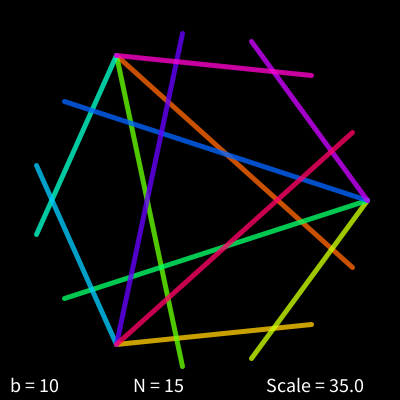
Frame 1 (no input)
Frame 2 (the mouse pressed at the canvas centre, redrawn once): identical to frame 1, image omitted

The Processing sketch that drew this single still picture (run headless with seeded random() and noise(); the mouse was pressed at the canvas centre and the sketch redrawn once):

// Processing sketch: processing_59033
// ── processing_59033.pde

int N = 15;
int b = 10;
float NodeRadius = 35;
boolean childlike = false;
boolean borderCircle = false;

void setup() {
  size(400, 400);
  colorMode(HSB, N, 100, 100);
  background(N);
  noLoop();
  smooth();
}

void draw() {
  background(0);
  fill(0, 0, 100);
  textAlign(BASELINE);
  textSize(20);
  text("b = " + b, 10, height-8);
  text("N = " + N, width/3, height-8);
  text("Scale = " + NodeRadius, 2*width/3, height-8);

  float theta = 2*PI / N;
  float R = N*NodeRadius / PI; //Chosen so 2*N nodes will fit.
  if(borderCircle){noFill();strokeWeight(3);stroke(0,0,50);  ellipse(width/2, height/2, 2*R, 2*R); }
  for (int i=0; i<N; i++)
  {
    float centerx = width/2 + R*cos(i*theta);
    float centery = height/2 + R*sin(i*theta);

    //connection to +1 node
    float centerNx = width/2 + R*cos((i+1)*theta);
    float centerNy = height/2 + R*sin((i+1)*theta);


    //connection to *b node
    float centerBx = width/2 + R*cos((i*b)*theta);
    float centerBy = height/2 + R*sin((i*b)*theta);


    if(borderCircle)
        drawNode(centerx, centery, i);
    //    drawConnection(centerx, centery, centerNx, centerNy, i, false); //draw +1 connection
    drawConnection(centerx, centery, centerBx, centerBy, i, true); //draw *b connection
  }
}

void drawNode(float centerx, float centery, int n)
{
  noStroke();
  fill(n, 100, 100, 200);
  //I didn't plan ahead to include the numbers, so this is a lot of
  //unnecessary recalculations!
  float textx = width/2 + (N+2)*NodeRadius*cos(n*2*PI / N)/PI;
  float texty = height/2 + (N+2)*NodeRadius*sin(n*2*PI / N)/PI;
  textAlign(CENTER, CENTER);
  text(n, textx, texty);
  ellipse(centerx, centery, NodeRadius/3, NodeRadius/3);
}
void drawConnection(float x0, float y0, float x1, float y1, int n, boolean fancy)
{
  if (fancy) {
    stroke(n, 100, 100, 200);
    strokeWeight(min(NodeRadius/3,5));
    if (childlike) {
      float cx0 = (x0+x1)/(2)+N; //control points for bezier curve.
      float cy0 = (y0+y1)/(2)-N; //I'm not satisfied with this choices!
      float cx1 = (x0+x1)/(2)-N;
      float cy1 = (y0+y1)/(2)+N;

      float theta = PI/6; //small angle opening for arrowhead
      float m = (y1 - y0) / (x1 - x0);
      float l = 20; //how long should the arrowhead be?

      int flip = 1;
      if (x0 < x1) {flip = -1;  } //The arrowhead does not behave well because of how inverse-tangent is defined!
      float xt1 = x1 + flip*l*cos(theta - atan(m));
      float yt1 = y1 + flip*l*sin(atan(m) - theta);

      float xt2 = x1 + flip*l*cos(theta + atan(m));
      float yt2 = y1 + flip*l*sin(atan(m) + theta);

//      noFill();
      bezier(x0, y0, cx0, cy0, cx1, cy1, x1, y1);
      triangle(x1, y1, xt1, yt1, xt2, yt2);
      fill(0);
      ellipse(x0, y0, l/2, l/2);
    }
    else {//if not childlike
      line(x0, y0, x1, y1);
    }
  }
  else {//if not fancy
    stroke(0, 0, 100);
    strokeWeight(min(NodeRadius/3,7));
    line(x0, y0, x1, y1);
  }
}



void keyPressed() {
  if (key == CODED) {
    if (keyCode == LEFT) {
      N = max(N - 1, 2);
    }
    else if (keyCode == RIGHT) {
      N++;
    }
    else if (keyCode == DOWN) {
      b = max(b-1, 2);
    }
    else if (keyCode == UP) {
      b++;
    }
  }
  else {
    if (key == 'x')
      NodeRadius = min(width/2, NodeRadius+sqrt(2)/2);
    else if (key =='z')
      NodeRadius = max(1, NodeRadius-sqrt(2)/2);
    else if (key == 'c')
      childlike = !childlike;
    else if(key == ' ')
      borderCircle = !borderCircle;
  }
  //    println("base " + b + ", N = " + N);
  colorMode(HSB, N, 100, 100);
  redraw();
}
